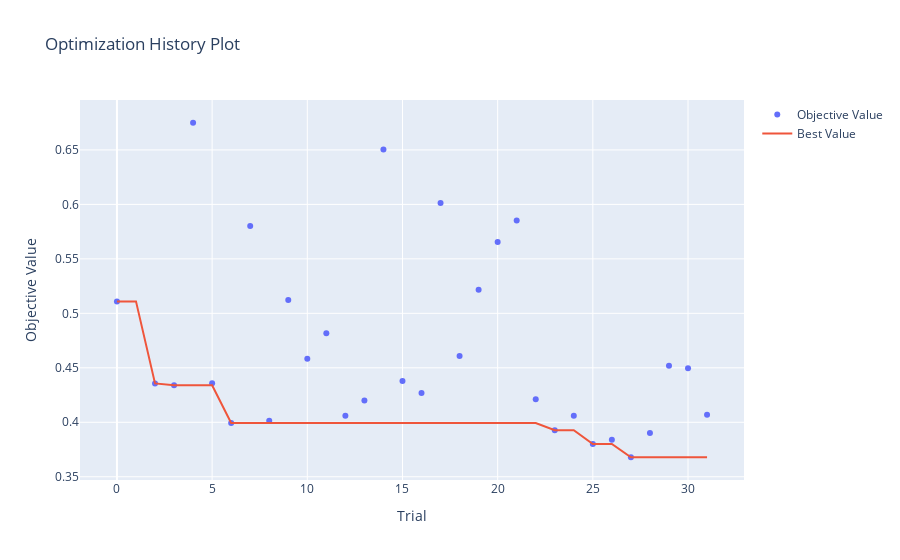

The code cell stored with this chart in its notebook:
### Code cell
from optuna.visualization import plot_optimization_historyplot_param_importances

fig = plot_optimization_history(study)
fig.show()

### Figure 1 — Plotly figure (JSON) as saved in the notebook; plotly's stock layout.template omitted (floating-point values rounded to 4 significant figures)
{"data": [{"mode": "markers", "name": "Objective Value", "type": "scatter", "x": [0, 2, 3, 4, 5, 6, 7, 8, 9, 10, 11, 12, 13, 14, 15, 16, 17, 18, 19, 20, 21, 22, 23, 24, 25, 26, 27, 28, 29, 30, 31], "y": [0.511, 0.4357, 0.434, 0.6749, 0.4359, 0.3993, 0.5802, 0.4015, 0.5122, 0.4583, 0.4817, 0.406, 0.4199, 0.6503, 0.4379, 0.427, 0.6012, 0.4608, 0.5216, 0.5654, 0.5851, 0.4212, 0.3927, 0.4059, 0.3801, 0.3839, 0.3679, 0.3903, 0.4519, 0.4495, 0.407]}, {"mode": "lines", "name": "Best Value", "type": "scatter", "x": [0, 1, 2, 3, 4, 5, 6, 7, 8, 9, 10, 11, 12, 13, 14, 15, 16, 17, 18, 19, 20, 21, 22, 23, 24, 25, 26, 27, 28, 29, 30, 31], "y": [0.511, 0.511, 0.4357, 0.434, 0.434, 0.434, 0.3993, 0.3993, 0.3993, 0.3993, 0.3993, 0.3993, 0.3993, 0.3993, 0.3993, 0.3993, 0.3993, 0.3993, 0.3993, 0.3993, 0.3993, 0.3993, 0.3993, 0.3927, 0.3927, 0.3801, 0.3801, 0.3679, 0.3679, 0.3679, 0.3679, 0.3679]}, {"marker": {"color": "#cccccc"}, "mode": "markers", "name": "Infeasible Trial", "showlegend": false, "type": "scatter", "x": [], "y": []}], "layout": {"title": {"text": "Optimization History Plot"}, "xaxis": {"title": {"text": "Trial"}}, "yaxis": {"title": {"text": "Objective Value"}}}}
